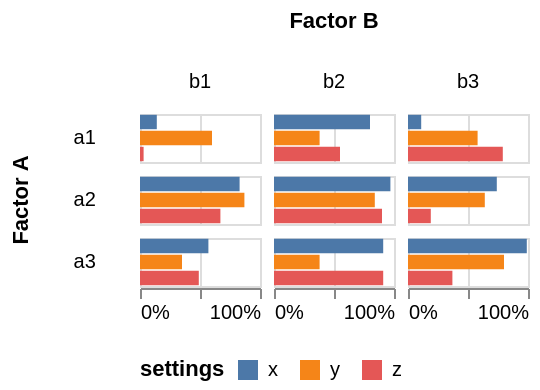

Vega-Lite specification stored for this chart:
### Vega specification from a JSON file in a GitHub repository (floating-point values rounded to 4 significant figures)
{"$schema": "https://vega.github.io/schema/vega/v6.json", "description": "A simple grid of bar charts to compare performance data.", "width": 60, "background": "white", "padding": 5, "data": [{"name": "source_0", "values": [{"a": "a1", "b": "b1", "c": "x", "p": "0.14"}, {"a": "a1", "b": "b1", "c": "y", "p": "0.60"}, {"a": "a1", "b": "b1", "c": "z", "p": "0.03"}, {"a": "a1", "b": "b2", "c": "x", "p": "0.80"}, {"a": "a1", "b": "b2", "c": "y", "p": "0.38"}, {"a": "a1", "b": "b2", "c": "z", "p": "0.55"}, {"a": "a1", "b": "b3", "c": "x", "p": "0.11"}, {"a": "a1", "b": "b3", "c": "y", "p": "0.58"}, {"a": "a1", "b": "b3", "c": "z", "p": "0.79"}, {"a": "a2", "b": "b1", "c": "x", "p": "0.83"}, {"a": "a2", "b": "b1", "c": "y", "p": "0.87"}, {"a": "a2", "b": "b1", "c": "z", "p": "0.67"}, {"a": "a2", "b": "b2", "c": "x", "p": "0.97"}, {"a": "a2", "b": "b2", "c": "y", "p": "0.84"}, {"a": "a2", "b": "b2", "c": "z", "p": "0.90"}, {"a": "a2", "b": "b3", "c": "x", "p": "0.74"}, {"a": "a2", "b": "b3", "c": "y", "p": "0.64"}, {"a": "a2", "b": "b3", "c": "z", "p": "0.19"}, {"a": "a3", "b": "b1", "c": "x", "p": "0.57"}, {"a": "a3", "b": "b1", "c": "y", "p": "0.35"}, {"a": "a3", "b": "b1", "c": "z", "p": "0.49"}, {"a": "a3", "b": "b2", "c": "x", "p": "0.91"}, {"a": "a3", "b": "b2", "c": "y", "p": "0.38"}, {"a": "a3", "b": "b2", "c": "z", "p": "0.91"}, {"a": "a3", "b": "b3", "c": "x", "p": "0.99"}, {"a": "a3", "b": "b3", "c": "y", "p": "0.80"}, {"a": "a3", "b": "b3", "c": "z", "p": "0.37"}]}, {"name": "data_0", "source": "source_0", "transform": [{"type": "stack", "groupby": ["c", "a", "b"], "field": "p", "sort": {"field": [], "order": []}, "as": ["p_start", "p_end"], "offset": "zero"}, {"type": "filter", "expr": "isValid(datum[\"p\"]) && isFinite(+datum[\"p\"])"}]}, {"name": "column_domain", "source": "data_0", "transform": [{"type": "aggregate", "groupby": ["b"]}]}, {"name": "row_domain", "source": "data_0", "transform": [{"type": "aggregate", "groupby": ["a"]}]}], "signals": [{"name": "child_width", "value": 60}, {"name": "y_step", "value": 8}, {"name": "child_height", "update": "bandspace(domain('y').length, 0.1, 0.05) * y_step"}], "layout": {"padding": 5, "offset": {"rowTitle": 10, "columnTitle": 10}, "columns": {"signal": "length(data('column_domain'))"}, "bounds": "full", "align": "all"}, "marks": [{"name": "row-title", "type": "group", "role": "row-title", "title": {"text": "Factor A", "orient": "left", "style": "guide-title", "offset": 10}}, {"name": "column-title", "type": "group", "role": "column-title", "title": {"text": "Factor B", "style": "guide-title", "offset": 10}}, {"name": "row_header", "type": "group", "role": "row-header", "from": {"data": "row_domain"}, "sort": {"field": "datum[\"a\"]", "order": "ascending"}, "title": {"text": {"signal": "isValid(parent[\"a\"]) ? parent[\"a\"] : \"\"+parent[\"a\"]"}, "orient": "left", "style": "guide-label", "frame": "group", "baseline": "middle", "align": "right", "angle": 0, "offset": 10}, "encode": {"update": {"height": {"signal": "child_height"}}}}, {"name": "column_header", "type": "group", "role": "column-header", "from": {"data": "column_domain"}, "sort": {"field": "datum[\"b\"]", "order": "ascending"}, "title": {"text": {"signal": "isValid(parent[\"b\"]) ? parent[\"b\"] : \"\"+parent[\"b\"]"}, "style": "guide-label", "frame": "group", "offset": 10}, "encode": {"update": {"width": {"signal": "child_width"}}}}, {"name": "column_footer", "type": "group", "role": "column-footer", "from": {"data": "column_domain"}, "sort": {"field": "datum[\"b\"]", "order": "ascending"}, "encode": {"update": {"width": {"signal": "child_width"}}}, "axes": [{"scale": "x", "orient": "bottom", "grid": false, "format": "%", "labelFlush": true, "labelOverlap": true, "tickCount": {"signal": "ceil(child_width/40)"}, "zindex": 0}]}, {"name": "cell", "type": "group", "style": "cell", "from": {"facet": {"name": "facet", "data": "data_0", "groupby": ["a", "b"], "aggregate": {"cross": true}}}, "sort": {"field": ["datum[\"a\"]", "datum[\"b\"]"], "order": ["ascending", "ascending"]}, "encode": {"update": {"width": {"signal": "child_width"}, "height": {"signal": "child_height"}}}, "marks": [{"name": "child_marks", "type": "rect", "style": ["bar"], "from": {"data": "facet"}, "encode": {"update": {"fill": {"scale": "color", "field": "c"}, "ariaRoleDescription": {"value": "bar"}, "description": {"signal": "\"p: \" + (format(datum[\"p\"], \"%\")) + \"; c: \" + (isValid(datum[\"c\"]) ? isArray(datum[\"c\"]) ? join(datum[\"c\"], ' ') : datum[\"c\"] : \"\"+datum[\"c\"]) + \"; settings: \" + (isValid(datum[\"c\"]) ? isArray(datum[\"c\"]) ? join(datum[\"c\"], ' ') : datum[\"c\"] : \"\"+datum[\"c\"])"}, "x": {"scale": "x", "field": "p_end"}, "x2": {"scale": "x", "field": "p_start"}, "y": {"scale": "y", "field": "c"}, "height": {"signal": "max(0.25, bandwidth('y'))"}}}}], "axes": [{"scale": "x", "orient": "bottom", "gridScale": "y", "grid": true, "tickCount": {"signal": "ceil(child_width/40)"}, "domain": false, "labels": false, "aria": false, "maxExtent": 0, "minExtent": 0, "ticks": false, "zindex": 0}]}], "scales": [{"name": "x", "type": "linear", "domain": {"data": "data_0", "fields": ["p_start", "p_end"]}, "range": [0, {"signal": "child_width"}], "nice": true, "zero": true}, {"name": "y", "type": "band", "domain": {"data": "data_0", "field": "c", "sort": true}, "range": {"step": {"signal": "y_step"}}, "paddingInner": 0.1, "paddingOuter": 0.05}, {"name": "color", "type": "ordinal", "domain": {"data": "data_0", "field": "c", "sort": true}, "range": "category"}], "legends": [{"orient": "bottom", "title": "settings", "titleOrient": "left", "fill": "color", "direction": "horizontal", "symbolType": "square"}]}
